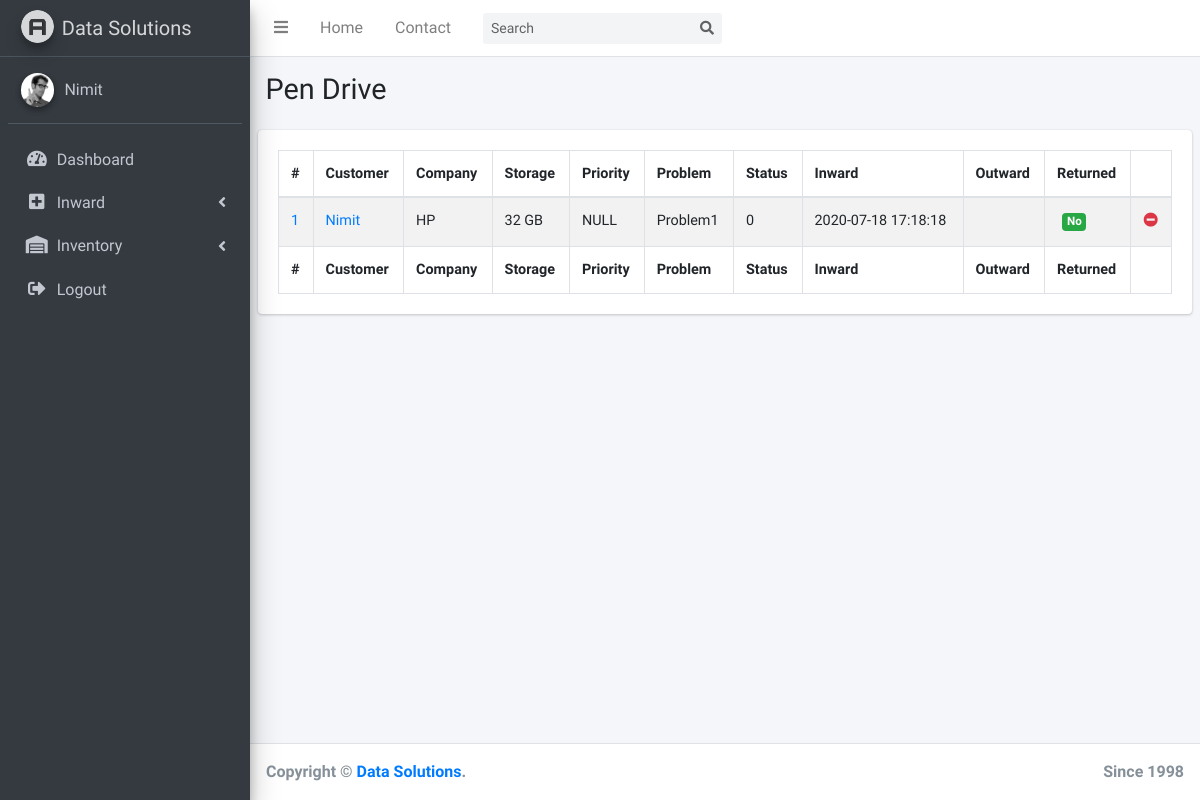
The page /pendrive.php (signed in) on the database as committed earlier.
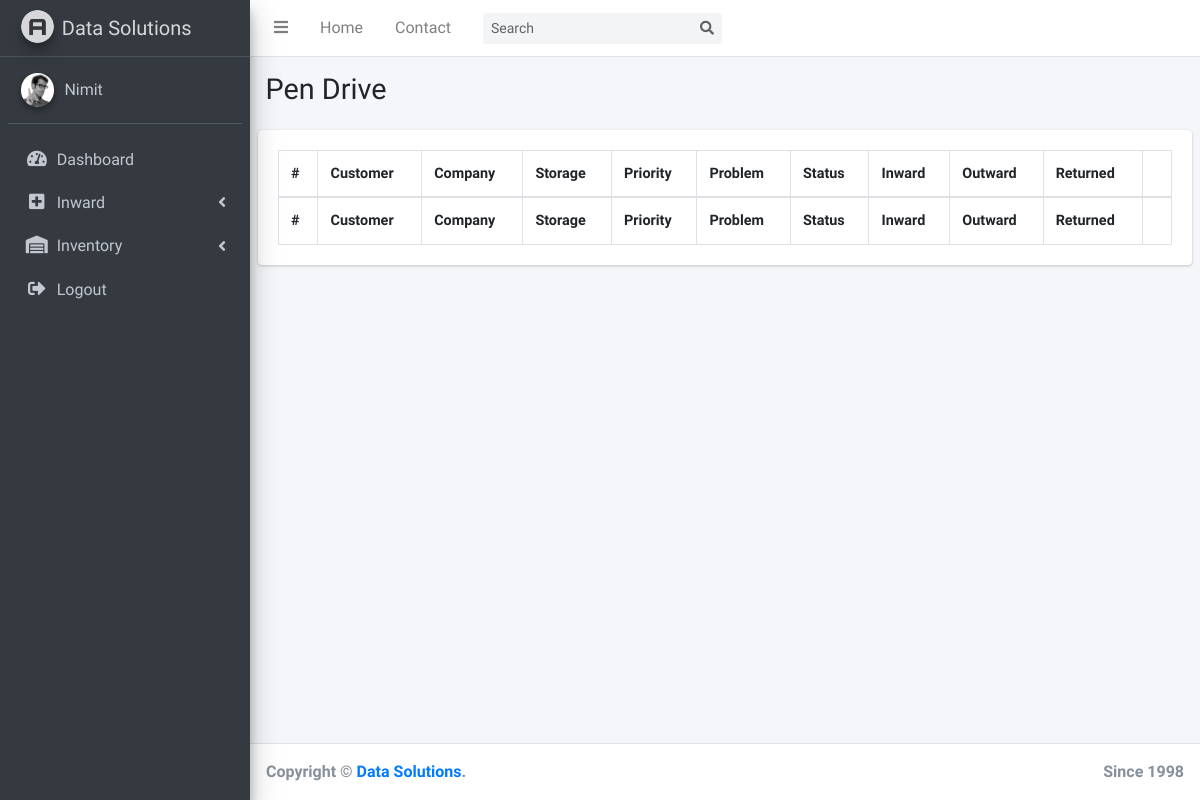
The same page on the database as committed later.
### tables this page shows
CREATE TABLE `pendrive` (
  `id` int(10) UNSIGNED NOT NULL,
  `customer_id` int(10) UNSIGNED NOT NULL,
  `company` varchar(64) NOT NULL,
  `storage_capacity` mediumint(9) NOT NULL,
  `storage_unit` varchar(3) NOT NULL,
  `priority` varchar(64) NOT NULL,
  `problem` text NOT NULL,
  `estimate` int(11) NOT NULL DEFAULT 2000,
  `status` text NOT NULL DEFAULT 'Waiting for action',
  `inward` timestamp NOT NULL DEFAULT current_timestamp(),
  `outward` timestamp NULL DEFAULT NULL,
  `returned` tinyint(4) NOT NULL
);

CREATE TABLE `customer` (
  `id` int(10) UNSIGNED NOT NULL,
  `name` varchar(64) NOT NULL,
  `email` varchar(64) DEFAULT NULL,
  `phone` varchar(10) NOT NULL
);

### pendrive.php (the view, shortened to what this page needs)
<?php
  include('includes/connection.php');
?>
<!DOCTYPE html>
<html>
<head>
  <link rel="stylesheet" href="plugins/fontawesome-free/css/all.min.css">
  <link rel="stylesheet" href="https://code.ionicframework.com/ionicons/2.0.1/css/ionicons.min.css">
  <link rel="stylesheet" href="plugins/datatables-bs4/css/dataTables.bootstrap4.css">
  <link rel="stylesheet" href="dist/css/adminlte.min.css">
</head>
<body class="hold-transition sidebar-mini">
<div class="wrapper">
  <?php include('includes/menu.php'); ?>
  <div class="content-wrapper">
    <section class="content-header">
      <div class="container-fluid">
        <div class="row mb-2">
          <div class="col-sm-6">
            <h1>Pen Drive</h1>
          </div>
          <div class="col-sm-6">
          </div>
        </div>
      </div>
    </section>
    <section class="content">
      <div class="row">
        <div class="col-12">
          <div class="card">
            <div class="card-body">
              <table id="example1" class="table table-bordered table-striped">
                <thead>
                <tr>
                    <th>#</th>
                    <th>Customer</th>
                    <th>Company</th>
                    <th>Storage</th>
                    <th>Priority</th>
                    <th>Problem</th>
                    <th>Status</th>
                    <th>Inward</th>
                    <th>Outward</th>
                    <th>Returned</th>
                    <th></th>
                </tr>
                </thead>
                <tbody>
                <?php
                  $sql = "SELECT customer.name 'customer_name',pendrive.* FROM customer RIGHT JOIN pendrive ON customer.id = pendrive.customer_id";
                  $result = mysqli_query($con,$sql);
                  if (mysqli_num_rows($result) > 0){
                    while($row = mysqli_fetch_assoc($result)){
                ?>
                <tr>
                  <td>
                      <a href="viewStorageDeviceDetails.php?customerId=<?php echo $row['customer_id']; ?>&id=<?php echo $row['id']; ?>&type=pendrive">
                        <?php echo $row['id']; ?>
                      </a>
                  </td>
                  <td>
                    <a href="viewStorageDeviceDetails.php?customerId=<?php echo $row['customer_id']; ?>&id=<?php echo $row['id']; ?>&type=pendrive">
                      <?php echo $row['customer_name']; ?>
                    </a>
                  </td>
                  <td><?php echo $row['company']; ?></td>
                  <td><?php echo $row['storage_capacity']." ".$row['storage_unit']; ?></td>
                  <td><?php echo $row['priority']; ?></td>
                  <td><?php echo $row['problem']; ?></td>
                  <td><?php echo $row['status']; ?></td>
                  <td><?php echo $row['inward']; ?></td>
                  <td><?php echo $row['outward']; ?></td>
                  <td>
                      <span class="badge">
                      <?php
                          if($row['returned']==1) {
                              echo '<span class="badge bg-danger">Yes</span>';
                          }
                          else{
                              echo '<span class="badge bg-success">No</span>';
                          }
                      ?>
                  </td>
                  <td>
                      <?php if (empty($row['outward'])){ ?>
                      <a href="outward.php?customerId=<?php echo $row['customer_id'];?>&id=<?php echo $row['id'];?>&type=pendrive">
                          <i class="fas fa-minus-circle text-danger"></i>
                      </a>
                      <?php } ?>
                  </td>
                </tr>
                <?php
                    }
                  }
                ?>
                </tbody>
                <tfoot>
                <tr>
                    <th>#</th>
                    <th>Customer</th>
                    <th>Company</th>
                    <th>Storage</th>
                    <th>Priority</th>
                    <th>Problem</th>
                    <th>Status</th>
                    <th>Inward</th>
                    <th>Outward</th>
                    <th>Returned</th>
                    <th></th>
                </tr>
                </tfoot>
              </table>
            </div>
          </div>
        </div>
      </div>
    </section>
  </div>
  <?php include 'includes/footer.php'; ?>
</div>
</body>
</html>

Rows that differ between the two databases and show on the page:
removed pendrive: id "1", customer.name "Nimit", company "HP", storage_capacity "32", storage_unit "GB", priority "NULL", problem "Problem1", status "0", inward "2020-07-18 17:18:18", returned "No"
